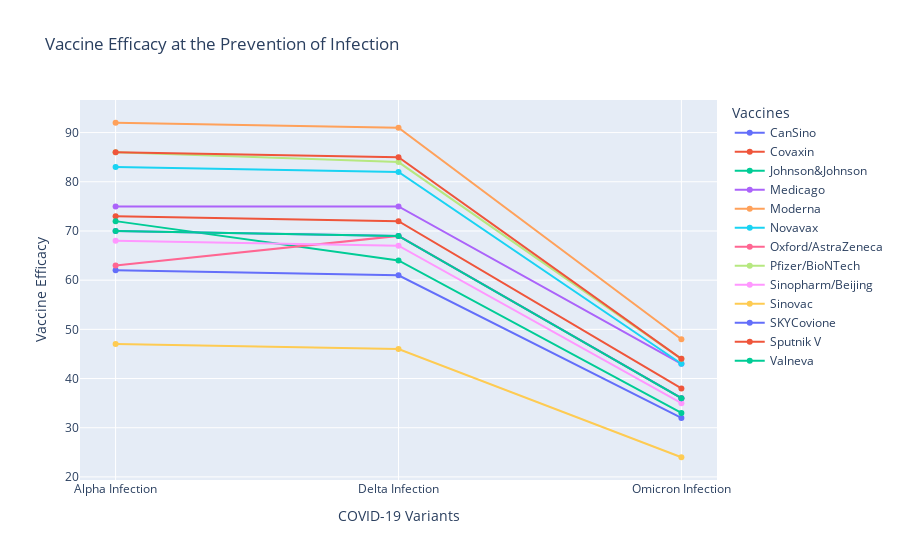

Write notebook code for a chart like this one.
### Code cell
# fig=px.line(df_efficacy_displayed,y=["Alpha Infection","Delta Infection",
#                                                                "Omicron Infection"],x="Vaccine_Manufacturer",
#             title="Vaccine Efficacy for Various Vaccines")
# fig.show()
fig=go.Figure()

df_graph=df_efficacy_displayed[["Vaccine_Manufacturer","Alpha Infection","Delta Infection","Omicron Infection"]]
df_graph.index=df_graph['Vaccine_Manufacturer']
df_graph.drop(["Vaccine_Manufacturer"],axis=1,inplace=True)

for i in df_graph.index:
    fig.add_trace(go.Scatter(x=df_graph.columns,y=df_graph.loc[i,["Alpha Infection","Delta Infection","Omicron Infection"]],mode='lines+markers',name=i))

fig.update_layout(
   title="Vaccine Efficacy at the Prevention of Infection",
    xaxis_title="COVID-19 Variants",
    yaxis_title="Vaccine Efficacy",
    legend_title="Vaccines",
)
fig.show()

### Figure 1 — Plotly figure (JSON) as saved in the notebook; plotly's stock layout.template omitted (floating-point values rounded to 4 significant figures)
{"data": [{"mode": "lines+markers", "name": "CanSino", "type": "scatter", "x": ["Alpha Infection", "Delta Infection", "Omicron Infection"], "y": [62, 61, 32]}, {"mode": "lines+markers", "name": "Covaxin", "type": "scatter", "x": ["Alpha Infection", "Delta Infection", "Omicron Infection"], "y": [73, 72, 38]}, {"mode": "lines+markers", "name": "Johnson&Johnson", "type": "scatter", "x": ["Alpha Infection", "Delta Infection", "Omicron Infection"], "y": [72, 64, 33]}, {"mode": "lines+markers", "name": "Medicago", "type": "scatter", "x": ["Alpha Infection", "Delta Infection", "Omicron Infection"], "y": [75, 75, 43]}, {"mode": "lines+markers", "name": "Moderna", "type": "scatter", "x": ["Alpha Infection", "Delta Infection", "Omicron Infection"], "y": [92, 91, 48]}, {"mode": "lines+markers", "name": "Novavax", "type": "scatter", "x": ["Alpha Infection", "Delta Infection", "Omicron Infection"], "y": [83, 82, 43]}, {"mode": "lines+markers", "name": "Oxford/AstraZeneca", "type": "scatter", "x": ["Alpha Infection", "Delta Infection", "Omicron Infection"], "y": [63, 69, 36]}, {"mode": "lines+markers", "name": "Pfizer/BioNTech", "type": "scatter", "x": ["Alpha Infection", "Delta Infection", "Omicron Infection"], "y": [86, 84, 44]}, {"mode": "lines+markers", "name": "Sinopharm/Beijing", "type": "scatter", "x": ["Alpha Infection", "Delta Infection", "Omicron Infection"], "y": [68, 67, 35]}, {"mode": "lines+markers", "name": "Sinovac", "type": "scatter", "x": ["Alpha Infection", "Delta Infection", "Omicron Infection"], "y": [47, 46, 24]}, {"mode": "lines+markers", "name": "SKYCovione", "type": "scatter", "x": ["Alpha Infection", "Delta Infection", "Omicron Infection"], "y": [70, 69, 36]}, {"mode": "lines+markers", "name": "Sputnik V", "type": "scatter", "x": ["Alpha Infection", "Delta Infection", "Omicron Infection"], "y": [86, 85, 44]}, {"mode": "lines+markers", "name": "Valneva", "type": "scatter", "x": ["Alpha Infection", "Delta Infection", "Omicron Infection"], "y": [70, 69, 36]}], "layout": {"legend": {"title": {"text": "Vaccines"}}, "title": {"text": "Vaccine Efficacy at the Prevention of Infection"}, "xaxis": {"title": {"text": "COVID-19 Variants"}}, "yaxis": {"title": {"text": "Vaccine Efficacy"}}}}
